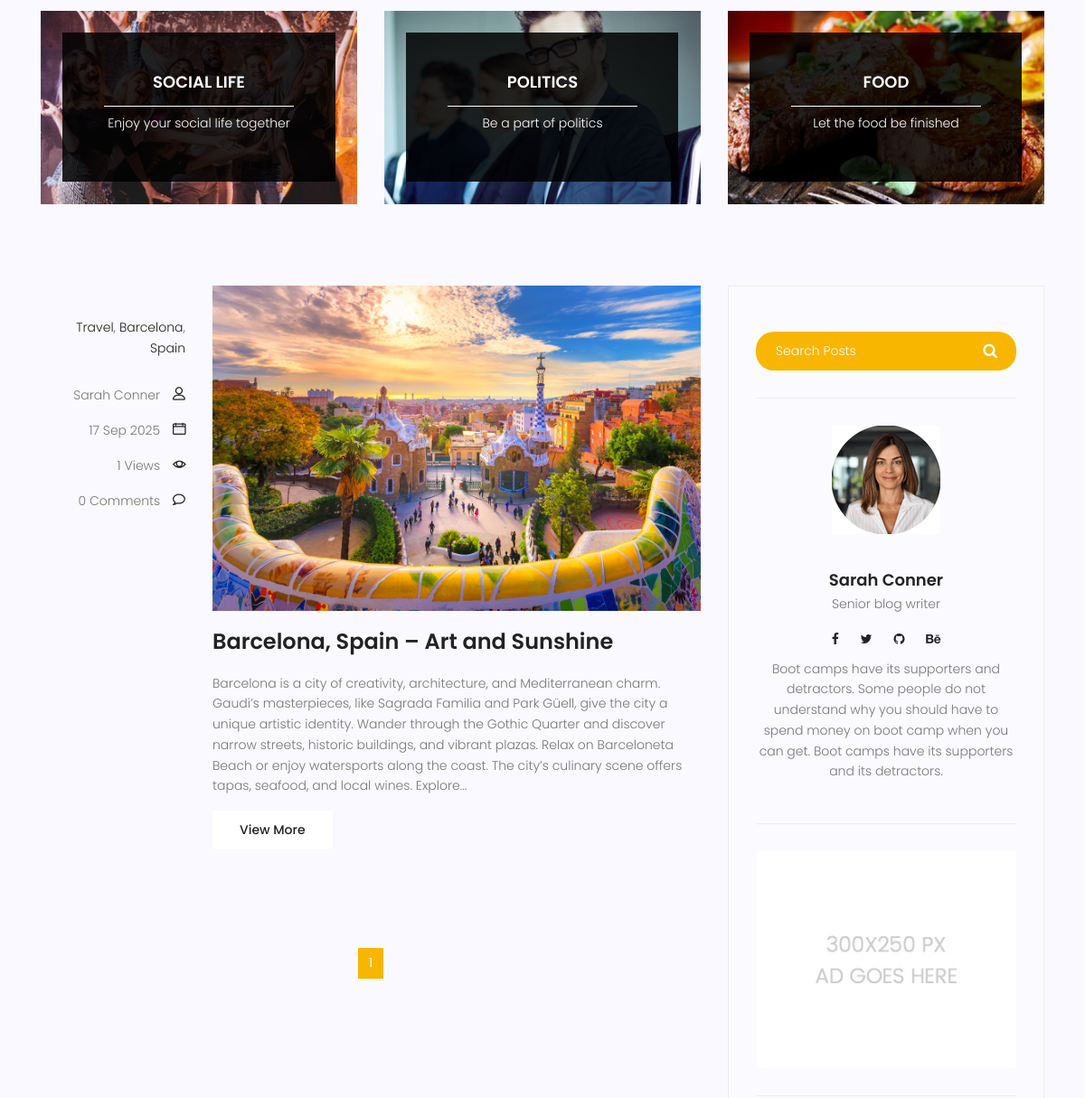
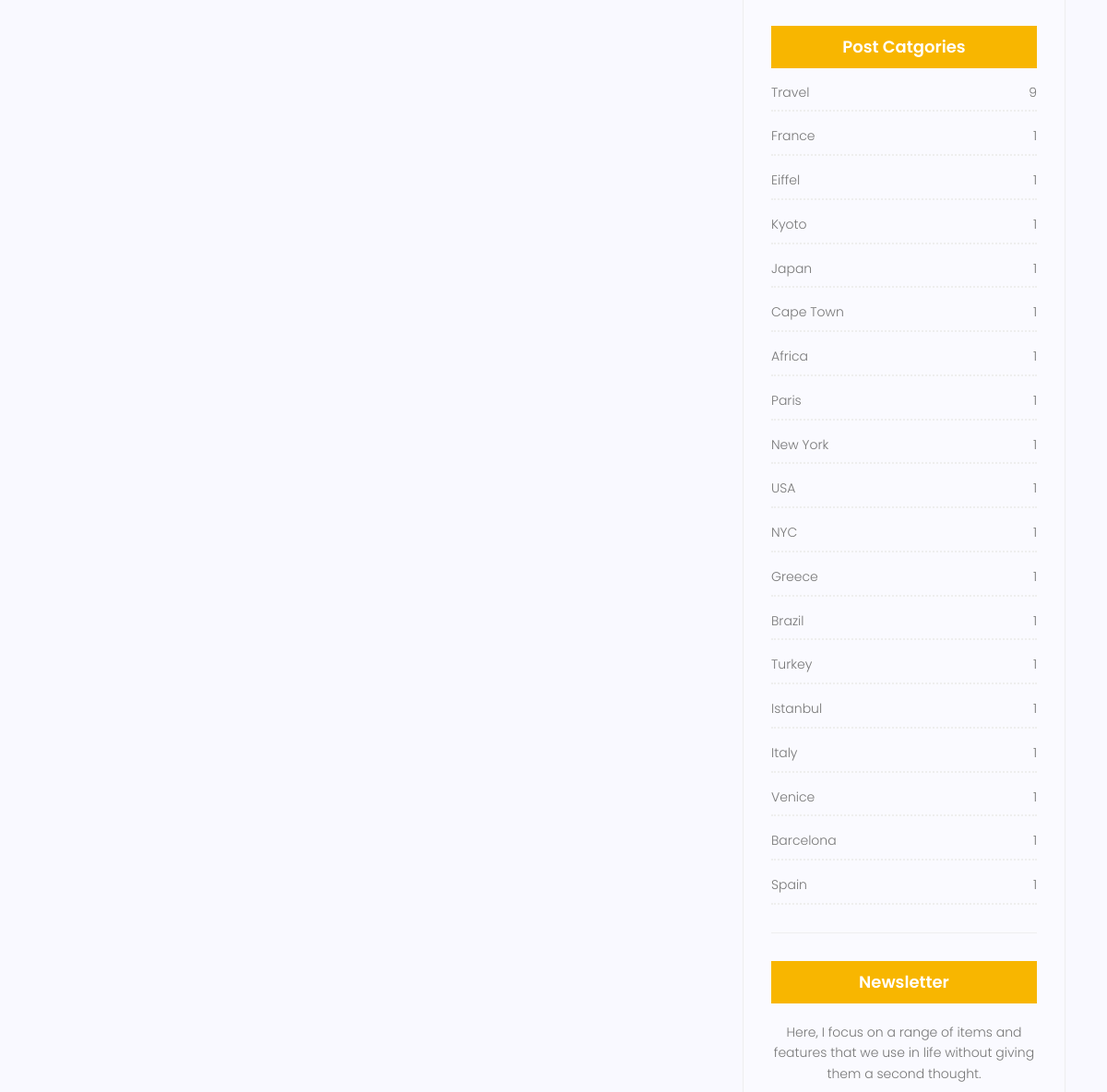
/blog/category/Spain (middle part), run on an earlier commit of the app's database (2 pictures, top to bottom).
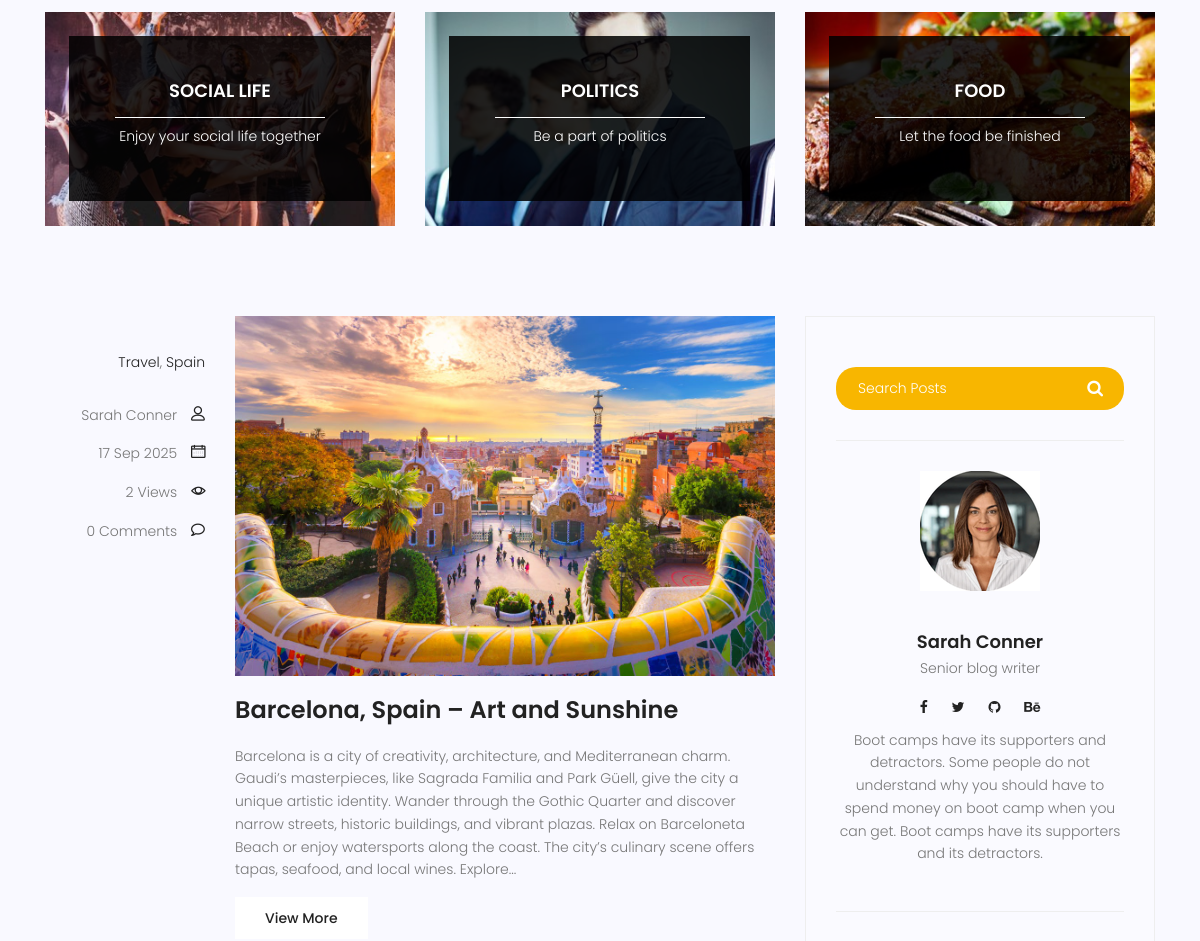
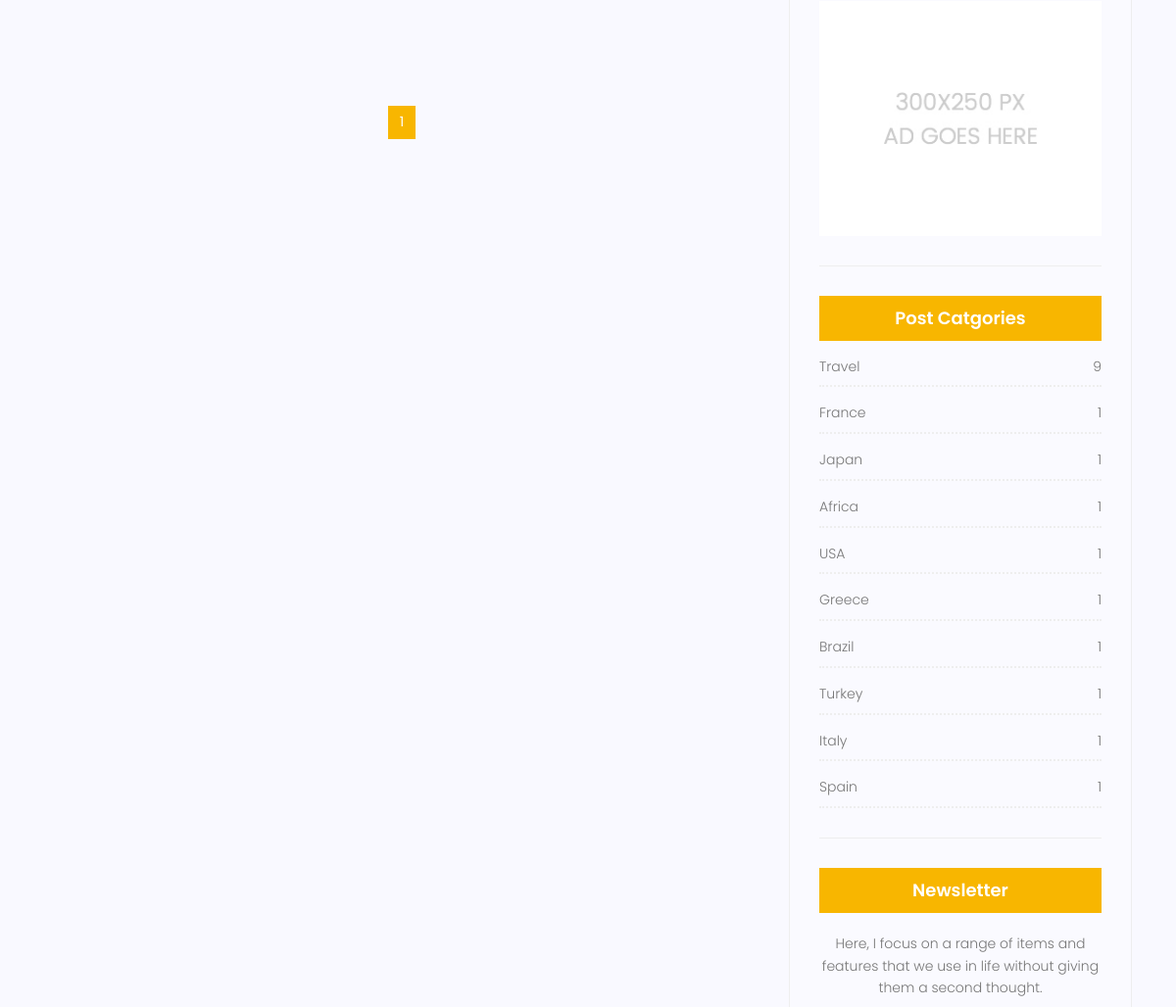
And on a later commit of the database (2 pictures, top to bottom).
### blog/models.py (models this page shows, shortened)
class Category(models.Model):
        name = models.CharField(max_length=255)
        def __str__(self):
            return self.name

class Post(models.Model):
    image = models.ImageField(upload_to='blog/',default='blog/default.jpg')
    author = models.ForeignKey(User, on_delete=models.SET_NULL, null=True)
    title = models.CharField(max_length=255)
    content = models.TextField()
    tags = TaggableManager()
    category = models.ManyToManyField(Category)
    counted_views = models.IntegerField(default=0)
    status = models.BooleanField(default=False)
    published_date = models.DateTimeField(null=True)
    login_require = models.BooleanField(default=False)
    created_date = models.DateTimeField(auto_now_add=True)
    updated_date = models.DateTimeField(auto_now=True)
    class Meta:
        ordering = ['-created_date']

### accounts/models.py (models this page shows, shortened)
class Profile(models.Model):
    user = models.OneToOneField(User, on_delete=models.CASCADE)
    avatar = models.ImageField(upload_to='avatar/', default='avatar/default.png')

### blog/views.py (the view)
# urls.py: path('', blog_view, name='index'),
def blog_view(request, **kwargs):
    posts = Post.objects.filter(
        published_date__lte=timezone.now(),
        status=1
    ).order_by('-published_date')
    if kwargs.get('cat_name') is not None:
        posts = posts.filter(category__name=kwargs['cat_name'])
    if kwargs.get('author_username') is not None:
        posts = posts.filter(author__username=kwargs['author_username'])
    if kwargs.get('tag_name') is not None:
        posts = posts.filter(tags__name__in=[kwargs['tag_name']])
    last_post = posts.first()
    last_author = last_post.author if last_post else None
    paginator = Paginator(posts, 3)
    page_number = request.GET.get('page')
    try:
        posts = paginator.get_page(page_number)
    except (PageNotAnInteger, EmptyPage):
        posts = paginator.get_page(1)
    context = {
        'posts': posts,
        'author': last_author,
    }
    return render(request, 'blog/blog-home.html', context)

### blog/templatetags/blog_tags.py (called while the page is built)
@register.simple_tag(name='comments_count')
def comments_count(pid):
    return Comment.objects.filter(post=pid, approved=True).count()

@register.inclusion_tag('blog/blog-post-categories.html')
def postcategories():
    posts = Post.objects.filter(status=1)
    categories = Category.objects.all()
    cat_dict = {}
    for name in categories:
        cat_dict[name] = posts.filter(category=name).count()
    return {'categories': cat_dict}

### blog/templatetags/excerpt_tags.py (called while the page is built)
@register.filter(name='excerpt')
def excerpt(value, num_words=30):
    if not isinstance(value, str):
        value = str(value)
    words = value.split()
    if len(words) <= num_words:
        return value
    return " ".join(words[:num_words]) + "..."

### templates/blog/blog-home.html (shortened to what this page needs)
{% extends 'base.html' %} {% load static %} {% load blog_tags %} {% load excerpt_tags %} {% block content %}
<section class="top-category-widget-area pt-90 pb-90">
  <div class="container">
    <div class="row">
      <div class="col-lg-4">
        <div class="single-cat-widget">
          <div class="content relative">
            <div class="overlay overlay-bg"></div>
            <a href="#" target="_blank">
              <div class="thumb">
                <img
                  class="content-image img-fluid d-block mx-auto"
                  src="{% static 'img/blog/cat-widget1.jpg' %}"
                  alt=""
                />
              </div>
              <div class="content-details">
                <h4 class="content-title mx-auto text-uppercase">
                  Social life
                </h4>
                <span></span>
                <p>Enjoy your social life together</p>
              </div>
            </a>
          </div>
        </div>
      </div>
      <div class="col-lg-4">
        <div class="single-cat-widget">
          <div class="content relative">
            <div class="overlay overlay-bg"></div>
            <a href="#" target="_blank">
              <div class="thumb">
                <img
                  class="content-image img-fluid d-block mx-auto"
                  src="{% static 'img/blog/cat-widget2.jpg' %}"
                  alt=""
                />
              </div>
              <div class="content-details">
                <h4 class="content-title mx-auto text-uppercase">Politics</h4>
                <span></span>
                <p>Be a part of politics</p>
              </div>
            </a>
          </div>
        </div>
      </div>
      <div class="col-lg-4">
        <div class="single-cat-widget">
          <div class="content relative">
            <div class="overlay overlay-bg"></div>
            <a href="#" target="_blank">
              <div class="thumb">
                <img
                  class="content-image img-fluid d-block mx-auto"
                  src="{% static 'img/blog/cat-widget3.jpg' %}"
                  alt=""
                />
              </div>
              <div class="content-details">
                <h4 class="content-title mx-auto text-uppercase">Food</h4>
                <span></span>
                <p>Let the food be finished</p>
              </div>
            </a>
          </div>
        </div>
      </div>
    </div>
  </div>
</section>
<section class="post-content-area">
  <div class="container">
    <div class="row">
      <div class="col-lg-8 posts-list">
        {% for post in posts %}
        <div class="single-post row">
          <div class="col-lg-3 col-md-3 meta-details">
            <ul class="tags">
              {% for cat in post.category.all %}
              <li><a href="{% url 'blog:category' cat_name=cat.name %}">{{ cat.name }}</a>{%  if not forloop.last %}, {% endif %}</li>
              {% endfor %}
            </ul>
            <div class="user-details row">
              <p class="user-name col-lg-12 col-md-12 col-6">
                <a href="{% url 'blog:author' author_username=post.author.username %}">{{ post.author.get_full_name }}</a>
                <span class="lnr lnr-user"></span>
              </p>
              <p class="date col-lg-12 col-md-12 col-6">
                <a href="#">{{ post.published_date | date:"d M Y" }}</a>
                <span class="lnr lnr-calendar-full"></span>
              </p>
              <p class="view col-lg-12 col-md-12 col-6">
                <a href="#">{{ post.counted_views}} Views</a> <span class="lnr lnr-eye"></span>
              </p>
              <p class="comments col-lg-12 col-md-12 col-6">
                <a href="{% url 'blog:single' pid=post.id %}#comments">{% comments_count post.id %} Comments</a>
                <span class="lnr lnr-bubble"></span>
              </p>
            </div>
          </div>
          <div class="col-lg-9 col-md-9">
            <div class="feature-img">
              <img
                class="img-fluid"
                src="{{ post.image.url }}"
                alt=""
              />
            </div>
            <a class="posts-title" href="{% url 'blog:single' pid=post.id %}"
              ><h3>{{ post.title }}</h3></a
            >
            <p class="excert">
             {{ post.content|excerpt:60|safe }}
            </p>
            <a href="{% url 'blog:single' pid=post.id %}" class="primary-btn">View More</a>
          </div>
        </div>
        {% endfor %}
        <nav class="blog-pagination justify-content-center d-flex">
          <ul class="pagination">
            {% for i in posts.paginator.page_range %}
            {% if posts.number == i %}
                <li class="page-item active"><a href="?page={{ i }}" class="page-link">{{ i }}</a></li>
                {% else %}
                <li class="page-item"><a href="?page={{ i }}" class="page-link">{{ i }}</a></li>
            {% endif %}
            {% endfor %}
          </ul>
        </nav>
      </div>
      <div class="col-lg-4 sidebar-widgets">
        <div class="widget-wrap">
          {% include 'blog/blog-search.html' %}
          {% include 'blog/blog-writer.html' with author=author %}
          {% include 'blog/blog-ads.html' %}
          {% postcategories %}
          {% include 'blog/blog-newsletter.html' %}
        </div>
      </div>
    </div>
  </div>
</section>
{% endblock %}

### templates/base.html (shortened to what this page needs)
{% load static %}
<!DOCTYPE html>
<html lang="zxx" class="no-js">
  <head>
    <link rel="stylesheet" href="{% static 'css/linearicons.css' %}" />
    <link rel="stylesheet" href="{% static 'css/font-awesome.min.css' %}" />
    <link rel="stylesheet" href="{% static 'css/bootstrap.css' %}" />
    <link rel="stylesheet" href="{% static 'css/magnific-popup.css' %}" />
    <link rel="stylesheet" href="{% static 'css/jquery-ui.css' %}" />
    <link rel="stylesheet" href="{% static 'css/nice-select.css' %}" />
    <link rel="stylesheet" href="{% static 'css/animate.min.css' %}" />
    <link rel="stylesheet" href="{% static 'css/owl.carousel.css' %}" />
    <link rel="stylesheet" href="{% static 'css/main.css' %}" />
  </head>
  <body>
    {% block content %} {% endblock %}
  </body>
</html>

### templates/blog/blog-search.html
{% load static %}
<div class="single-sidebar-widget search-widget">
            <form class="search-form" action="{% url 'blog:search' %}" method="GET">
              <input
                placeholder="Search Posts"
                name="s"
                type="text"
                onfocus="this.placeholder = ''"
                onblur="this.placeholder = 'Search Posts'"
              />
              <button type="submit"><i class="fa fa-search"></i></button>
            </form>
          </div>

### templates/blog/blog-writer.html
{% load static %}
<div class="single-sidebar-widget user-info-widget">
    {% if author and author.profile and author.profile.avatar %}
        <img src="{{ author.profile.avatar.url }}" alt="{{ author.get_full_name|default:author.username }}">
    {% else %}
        <img src="{% static 'img/blog/user-info.png' %}" alt="{{ author.get_full_name|default:'Unknown Author' }}">
    {% endif %}
    {% if author %}
        <a href="{% url 'blog:author' author_username=author.username %}">
            <h4>{{ author.first_name|default:author.username }} {{ author.last_name }}</h4>
        </a>
    {% else %}
        <h4>Unknown Author</h4>
    {% endif %}
    <p>Senior blog writer</p>
    <ul class="social-links">
        <li><a href="#"><i class="fa fa-facebook"></i></a></li>
        <li><a href="#"><i class="fa fa-twitter"></i></a></li>
        <li><a href="#"><i class="fa fa-github"></i></a></li>
        <li><a href="#"><i class="fa fa-behance"></i></a></li>
    </ul>
    <p>
        Boot camps have its supporters and detractors. Some people do
        not understand why you should have to spend money on boot camp
        when you can get. Boot camps have its supporters and its
        detractors.
    </p>
</div>

### templates/blog/blog-ads.html
{% load static %}
<div class="single-sidebar-widget ads-widget">
            <a href="#"
              ><img
                class="img-fluid"
                src="{% static 'img/blog/ads-banner.jpg' %}"
                alt=""
            /></a>
          </div>

### templates/blog/blog-post-categories.html
{% load static %}
<div class="single-sidebar-widget post-category-widget">
            <h4 class="category-title">Post Catgories</h4>
            <ul class="cat-list">
              {% for name,count in categories.items %}
              <li>
                <a href="{% url 'blog:category' cat_name=name %}" class="d-flex justify-content-between">
                  <p>{{name}}</p>
                  <p>{{count}}</p>
                </a>
              </li>
              {% endfor %}
            </ul>
          </div>

### templates/blog/blog-newsletter.html (shortened to what this page needs)
{% load static %}
          <div class="single-sidebar-widget newsletter-widget">
            <h4 class="newsletter-title">Newsletter</h4>
            <p>
              Here, I focus on a range of items and features that we use in life
              without giving them a second thought.
            </p>
          </div>

What changed in the data, as far as the page shows it:
removed Category: name "Barcelona", count "1"
removed Category: name "Eiffel", count "1", shown under "Post Catgories"
removed Category: name "Kyoto", count "1", shown under "Post Catgories"
removed Category: name "Cape Town", count "1", shown under "Post Catgories"
removed Category: name "Paris", count "1", shown under "Post Catgories"
removed Category: name "New York", count "1", shown under "Post Catgories"
removed Category: name "NYC", count "1", shown under "Post Catgories"
removed Category: name "Istanbul", count "1", shown under "Post Catgories"
removed Category: name "Venice", count "1", shown under "Post Catgories"
changed Post "Barcelona, Spain – Art and Sunshine": counted_views "1" → "2"
